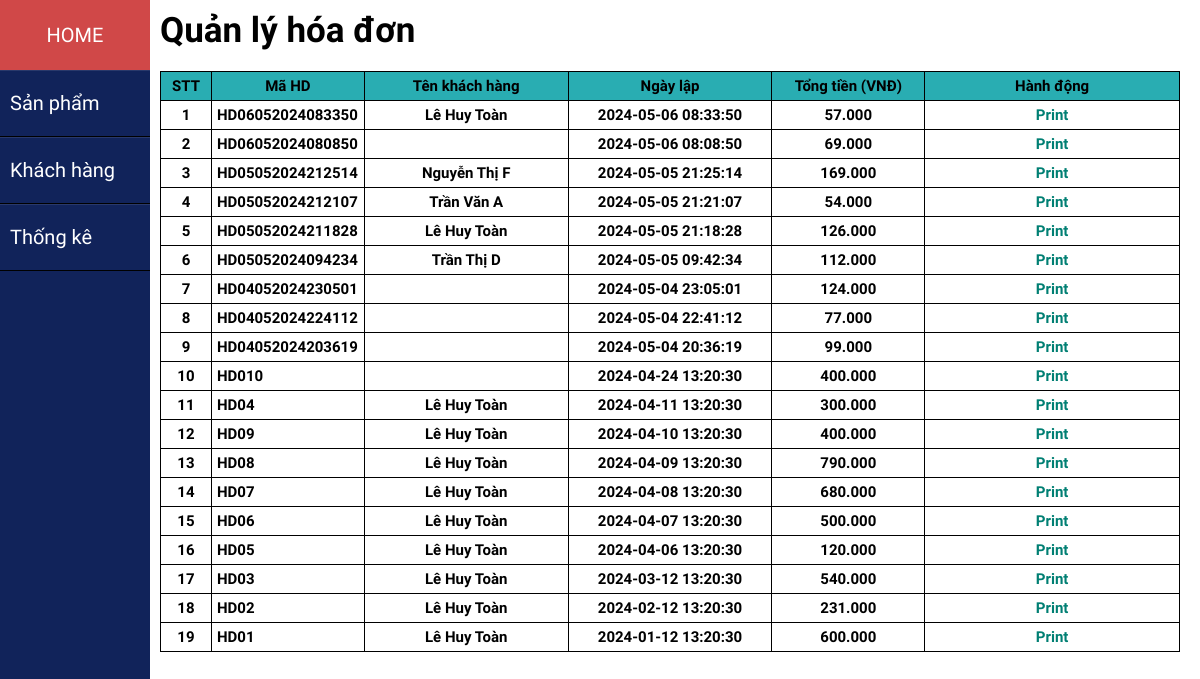
/index.php?act=bill, run on the app's committed database.
### tables this page shows
CREATE TABLE `hoadon` (
  `ma_hd` varchar(30) NOT NULL,
  `ngaylap_hd` datetime DEFAULT NULL,
  `tong_tien` decimal(10,2) DEFAULT NULL,
  `ma_kh` varchar(20) DEFAULT NULL
);

CREATE TABLE `khachhang` (
  `ma_kh` varchar(20) NOT NULL,
  `ten_kh` varchar(100) DEFAULT NULL,
  `sdt` varchar(12) DEFAULT NULL,
  `gioitinh` varchar(10) DEFAULT NULL,
  `ngay_sinh` date DEFAULT NULL,
  `diemtichluy` float DEFAULT 0
);

### model/order_bill.php (called while the page is built, shortened)
<?php
    function getbill(){
        $conn = connectdb();
        $sql = "SELECT * FROM hoadon hd LEFT JOIN khachhang kh on hd.ma_kh = kh.ma_kh ORDER BY hd.ngaylap_hd DESC";
        $stmt = $conn->prepare($sql);
        $stmt->execute();
        $list = $stmt->fetchAll();
        return $list;
    }
?>

### view/list_bill.php (the view, shortened to what this page needs)
<?php
    require_once "model/order_bill.php";
    $listbill=getbill();
?>
    <section class="list_bill">
        <div class="header_addproduct">
        <h1>Quản lý hóa đơn</h1>
        </div>
        <table class="table_list_bill">
            <tr>
                <td style="width: 5%;">STT</td>
                <td style="width: 15%;">Mã HD</td>
                <td style="width: 20%;">Tên khách hàng</td>
                <td style="width: 20%;">Ngày lập</td>
                <td style="width: 15%;">Tổng tiền (VNĐ)</td>
                <td style="width: 100px;">Hành động</td>
            </tr>
            <?php
                if(isset($listbill) && (count($listbill)>0)){
                    $i=1;
                    foreach ($listbill as $item) {
                        extract($item);
                        echo
                            '<tr>
                                <td>'.$i.'</td>
                                <td style="text-align: left;">'.$ma_hd.'</td>
                                <td>'.$ten_kh.'</td>
                                <td>'.$ngaylap_hd.'</td>
                                <td>'.number_format($tong_tien, 0, '.', '.').'</td>
                                <td><a style="font-weight: bold; color: #007F73;" href="index.php?act=detail_bill&id='.$ma_hd.'">Print</a>
                            </tr>';
                            $i++;
                    }
                }
            ?>
        </table>
    </section>
    </body>
</html>

### css/sidebar.css (style rules this page uses)
* { padding: 0; margin: 0; list-style: none; text-decoration: none; }
body { font-family: "Chakra Petch", sans-serif; position: relative; }
h1 { font-size: 30px; }

### css/home.css (style rules this page uses)
* { margin: 0; padding: 0; text-decoration: none; border: none; outline: none; box-sizing: border-box; font-family: "Chakra Petch", sans-serif; }
body { position: relative; }
h1 { font-size: 35px; }
:root { --text-color: #fff; --main-text-color: #603809; --h1-text-color: #F29F05; --background-color: #FFFEFC; --special-color: #F29F05; --background2-color: #1d2e1f; --sale-color: #FE0000; }
.list_order, td, th { border: none; padding: 5px; font-weight: bold; cursor: pointer; font-size: 15px; }

### css/cart_detail.css (style rules this page uses)
* { margin: 0; padding: 0; text-decoration: none; border: none; outline: none; box-sizing: border-box; font-family: "Chakra Petch", sans-serif; }
body { position: relative; box-sizing: border-box; }

### css/customer.css (style rules this page uses)
* { margin: 0; padding: 0; text-decoration: none; border: none; outline: none; box-sizing: border-box; font-family: "Chakra Petch", sans-serif; }
:root { --text-color: #fff; --main-text-color: #603809; --h1-text-color: #F29F05; --background-color: #FFFEFC; --special-color: #F29F05; --background2-color: #1d2e1f; --sale-color: #FE0000; }

### css/catalog.css (style rules this page uses)
* { padding: 0; margin: 0; list-style: none; text-decoration: none; }
body { font-family: "Chakra Petch", sans-serif; position: relative; }
.catalog, .update_form, .insert_form, .customer, .list_bill { padding: 10px 20px 20px 160px; }

### css/list_bill.css (style rules this page uses)
* { margin: 0; padding: 0; text-decoration: none; border: none; outline: none; box-sizing: border-box; font-family: "Chakra Petch", sans-serif; }
:root { --text-color: #fff; --main-text-color: #603809; --h1-text-color: #F29F05; --background-color: #FFFEFC; --special-color: #F29F05; --background2-color: #1d2e1f; --sale-color: #FE0000; }
.header_addproduct { display: flex; justify-content: space-between; align-items: center; }
.table_list_bill table, .table_list_bill td, .table_list_bill th { border: 1px solid; padding: 5px; }
.list_bill table { width: 100%; margin-top: 20px; border-collapse: collapse; text-align: center; margin-bottom: 20px; }
.list_bill tr:first-child { background-color: #29ADB2; font-weight: 700; }
.insert_form, .list_bill { padding: 10px 20px 0px 160px; }

### css/thongke.css (style rules this page uses)
* { padding: 0; margin: 0; list-style: none; text-decoration: none; }
body { font-family: "Chakra Petch", sans-serif; position: relative; }

### data on the page
hoadon: ma_hd "HD06052024083350", ma_kh.ten_kh "Lê Huy Toàn", ngaylap_hd "2024-05-06 08:33:50", tong_tien "57.000"
hoadon: ma_hd "HD06052024080850", ngaylap_hd "2024-05-06 08:08:50", tong_tien "69.000"
hoadon: ma_hd "HD05052024212514", ma_kh.ten_kh "Nguyễn Thị F", ngaylap_hd "2024-05-05 21:25:14", tong_tien "169.000"
hoadon: ma_hd "HD05052024212107", ma_kh.ten_kh "Trần Văn A", ngaylap_hd "2024-05-05 21:21:07", tong_tien "54.000"
hoadon: ma_hd "HD05052024211828", ma_kh.ten_kh "Lê Huy Toàn", ngaylap_hd "2024-05-05 21:18:28", tong_tien "126.000"
hoadon: ma_hd "HD05052024094234", ma_kh.ten_kh "Trần Thị D", ngaylap_hd "2024-05-05 09:42:34", tong_tien "112.000"
hoadon: ma_hd "HD04052024230501", ngaylap_hd "2024-05-04 23:05:01", tong_tien "124.000"
hoadon: ma_hd "HD04052024224112", ngaylap_hd "2024-05-04 22:41:12", tong_tien "77.000"
hoadon: ma_hd "HD04052024203619", ngaylap_hd "2024-05-04 20:36:19", tong_tien "99.000"
hoadon: ma_hd "HD010", ngaylap_hd "2024-04-24 13:20:30", tong_tien "400.000"
hoadon: ma_hd "HD04", ma_kh.ten_kh "Lê Huy Toàn", ngaylap_hd "2024-04-11 13:20:30", tong_tien "300.000"
hoadon: ma_hd "HD09", ma_kh.ten_kh "Lê Huy Toàn", ngaylap_hd "2024-04-10 13:20:30", tong_tien "400.000"
hoadon: ma_hd "HD08", ma_kh.ten_kh "Lê Huy Toàn", ngaylap_hd "2024-04-09 13:20:30", tong_tien "790.000"
hoadon: ma_hd "HD07", ma_kh.ten_kh "Lê Huy Toàn", ngaylap_hd "2024-04-08 13:20:30", tong_tien "680.000"
hoadon: ma_hd "HD06", ma_kh.ten_kh "Lê Huy Toàn", ngaylap_hd "2024-04-07 13:20:30", tong_tien "500.000"
hoadon: ma_hd "HD05", ma_kh.ten_kh "Lê Huy Toàn", ngaylap_hd "2024-04-06 13:20:30", tong_tien "120.000"
hoadon: ma_hd "HD03", ma_kh.ten_kh "Lê Huy Toàn", ngaylap_hd "2024-03-12 13:20:30", tong_tien "540.000"
hoadon: ma_hd "HD02", ma_kh.ten_kh "Lê Huy Toàn", ngaylap_hd "2024-02-12 13:20:30", tong_tien "231.000"
hoadon: ma_hd "HD01", ma_kh.ten_kh "Lê Huy Toàn", ngaylap_hd "2024-01-12 13:20:30", tong_tien "600.000"
